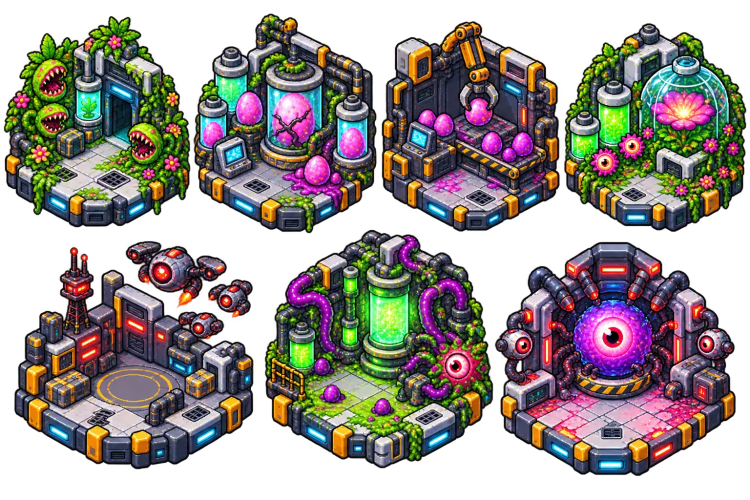
#> input picture tools/worlds_9_15_ref.webp, 1500 x 1000 px, given in place of world_select_ref.webp, which was not available (shown at 1/2 size)
$ python make_world_select_assets.py
#> lines starting #> are read from the running program, lines starting #| are printed output that depends on the picture; after the words box and inside, x2 and y2 are one past the last pixel; in counts of white or black regions, pixels touching at a corner belong together; pictures that were not available may be replaced by others from this repository, and a replacement may not be noted
"""Builds the world-select screen assets from tools/world_select_ref.webp (941x1672).

Usage: python tools/make_world_select_assets.py
- assets/ui/world/bg.webp: the art with every live value erased (name, level, the
  three counters, the world title, "Longest Survived", the painted START button
  and chest label and the badges / locks of the nav slots that are redrawn in code).
- assets/ui/world/btn_<name>.png: crops for the pressable parts.
- assets/ui/world/world_<n>.png: the isometric picture of each world. World 1 is cut
  out of the art (grabCut) and then removed from bg.webp (the sky behind it is
  rebuilt), so every world picture sits on empty space; the others come from their
  own paintings (WORLD_PICS) or, until they have one, a recoloured world 1 (WORLD_TINTS).
Rects are mirrored in scripts/world_select.gd (BUTTONS / WORLD_RECT).
"""
import os

import cv2
import numpy as np
from PIL import Image

HERE = os.path.dirname(os.path.abspath(__file__))
OUT = os.path.join(HERE, "..", "assets", "ui", "world")

BUTTONS = {
    "menu": (22, 166, 130, 274),
    "start": (212, 1222, 732, 1407),  # START_PIC, placed here (not cropped from the art)
    "chest": (367, 995, 561, 1145),   # CHEST_PIC
    "shop": (8, 1478, 178, 1665),
    "gear": (182, 1478, 352, 1665),
    "battle": (358, 1458, 585, 1662),
    "talents": (590, 1478, 765, 1665),
    "lab": (770, 1478, 935, 1665),
    "plus_power": (498, 34, 540, 76),
    "plus_gems": (688, 34, 730, 76),
    "plus_coins": (882, 34, 924, 76),
}
WORLD_RECT = (118, 398, 858, 1012)

# painted over by interpolating each row between its left and right edge
ERASE = [
    (120, 22, 300, 62),      # player name
    (120, 64, 200, 100),     # "Lv. 12"
    (208, 75, 321, 92),      # level bar fill
    (408, 36, 492, 74),      # energy count
    (612, 36, 680, 74),      # gem count
    (800, 36, 876, 74),      # coin count
    (270, 342, 672, 382),    # "Longest Survived: 2m 16s"
    (222, 1196, 722, 1432),  # the painted START button (replaced by START_PIC)
    (380, 1128, 566, 1184),  # "Ch. Chest" label (the new chest is drawn over the old one)
    (40, 1502, 150, 1630),   # shop: lock + label
    (212, 1502, 324, 1630),  # heroes: lock + label
    (872, 1470, 922, 1512),  # lab badge
    (96, 158, 136, 196),     # menu badge
]
# own art for two buttons: a plain PLAY button and the chest (transparent images in tools/)
START_PIC = "start_play_ref.webp"
CHEST_PIC = "chest_ref.png"
# the world title is cut out of textured space: inpainted from its surroundings
TITLE = (168, 186, 796, 289)
# recolour of the world-1 picture for the worlds that have no painting yet:
# hue shift (degrees on OpenCV's 0-180 scale) and saturation / value gain
WORLD_TINTS = {}  # e.g. {n: (hue, sat, val)} recolours world 1 for a world without art
# worlds with their own painting (transparent png/webp in tools/)
WORLD_PICS = {2: "world2_ref.webp", 3: "world3_ref.webp", 4: "world4_ref.webp", 5: "world5_ref.webp", 6: "world6_ref.webp", 7: "world7_ref.webp", 8: "world8_ref.webp",
              # worlds still to be built (WorldData.UPCOMING); cut from tools/worlds_9_15_ref.webp by cut_world_icons.py
              **{n: "world%d_ref.webp" % n for n in range(9, 16)}}


def erase(a, box):
    x0, y0, x1, y1 = box
    for y in range(y0, y1):
        left = a[y, x0 - 1].astype(float)
        right = a[y, x1].astype(float)
        for x in range(x0, x1):
            k = (x - x0) / float(x1 - x0)
            a[y, x] = (left * (1 - k) + right * k).astype(np.uint8)


# [61 lines left out: functions button_picture, erase_title, clear_world, own_picture, not called in this run]


def save_pic(rgba, path):
    """World picture as a 256-colour palette PNG (alpha kept): ~5x smaller than RGBA."""
    Image.fromarray(rgba).quantize(256, method=Image.Quantize.FASTOCTREE, dither=Image.Dither.NONE).save(path, optimize=True)


# [40 lines left out: functions cut_world, tint, not called in this run]


def main():
    os.makedirs(OUT, exist_ok=True)
    src = Image.open(os.path.join(HERE, "world_select_ref.webp")).convert("RGB")
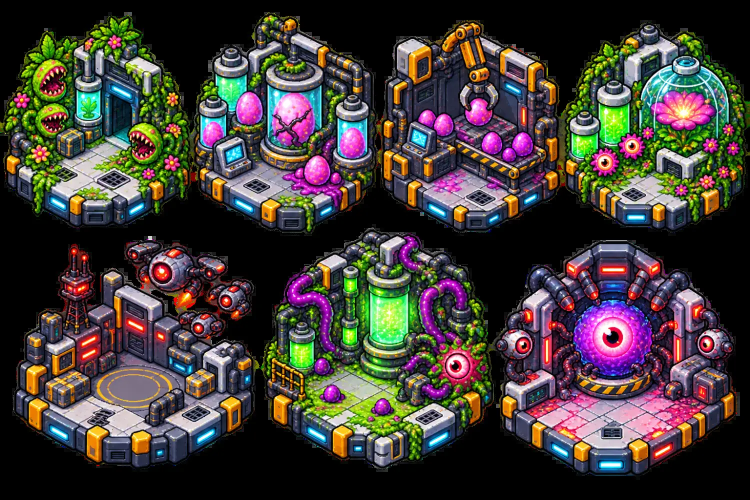
#> src: PIL image 1500x1000 RGB (shown at 1/2 size); mean R, G, B 67.6, 60.5, 56.7
    a = np.asarray(src).copy()
    for box in ERASE:
        erase(a, box)
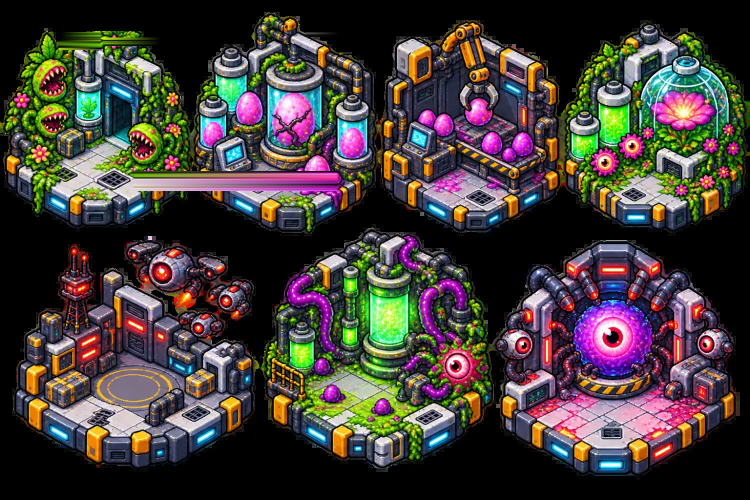
#> a: shape (1000, 1500, 3) (shown at 1/2 size); 1.66% of pixels changed, all inside (x1, y1, x2, y2) = (120, 22, 876, 382)
    erase_title(a)
    world = cut_world(src)
    a = clear_world(a, world[:, :, 3])
    clean = Image.fromarray(a)
    clean.save(os.path.join(OUT, "bg.webp"), quality=92)
    own = {"start": START_PIC, "chest": CHEST_PIC}
    for name, box in BUTTONS.items():
        if name in own:
            button_picture(own[name], box).save(os.path.join(OUT, f"btn_{name}.png"))
        else:
            clean.crop(box).save(os.path.join(OUT, f"btn_{name}.png"))
    Image.fromarray(world).save(os.path.join(OUT, "world_1.png"))
    for n, (h, s, v) in WORLD_TINTS.items():
        Image.fromarray(tint(world, h, s, v)).save(os.path.join(OUT, f"world_{n}.png"))
    for n, name in WORLD_PICS.items():
        save_pic(own_picture(name), os.path.join(OUT, f"world_{n}.png"))
    print("ok", list(BUTTONS), "worlds", 1 + len(WORLD_TINTS) + len(WORLD_PICS))


if __name__ == "__main__":
#> (the run stopped early here; a loop or call above may not have finished)

$ run again, on tools/arena3_ref.webp
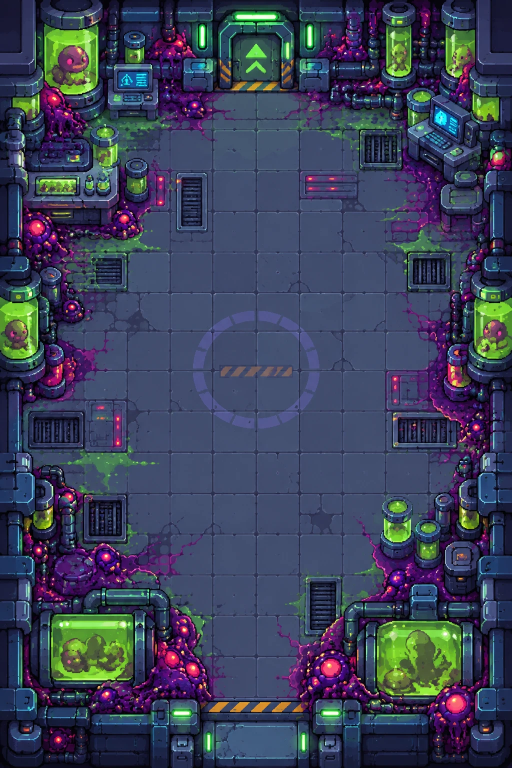
#> input picture tools/arena3_ref.webp, 1024 x 1536 px, given in place of world_select_ref.webp, which was not available (shown at 1/2 size)
#> in main, src is the input picture: PIL image 1024x1536 RGB; mean R, G, B 58.8, 65.5, 88.9
#> after the loop in main, `for box in ERASE:`:
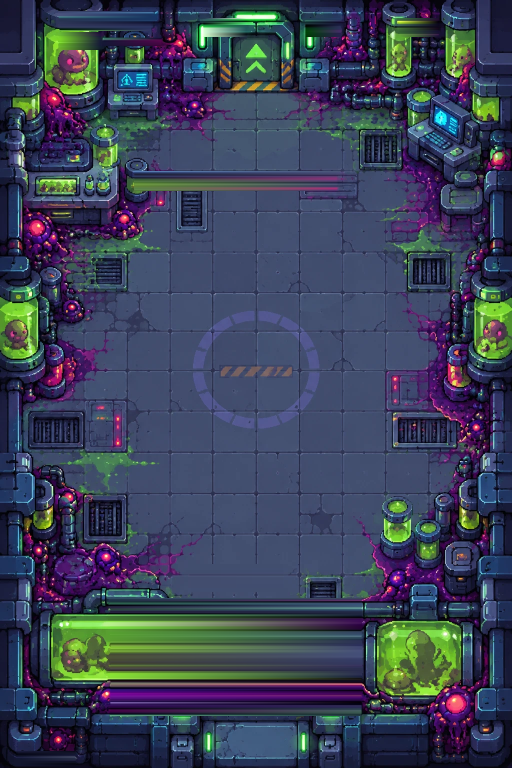
#> a: shape (1536, 1024, 3) (shown at 1/2 size); 10.69% of pixels changed, all inside (x1, y1, x2, y2) = (40, 22, 876, 1536)

$ run again, on tools/armory_catalog_ref.webp
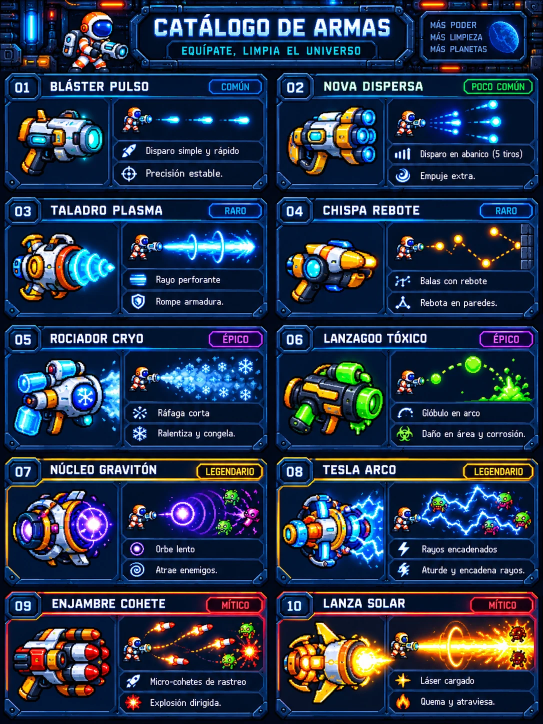
#> input picture tools/armory_catalog_ref.webp, 1086 x 1448 px, given in place of world_select_ref.webp, which was not available (shown at 1/2 size)
#> in main, src is the input picture: PIL image 1086x1448 RGB; mean R, G, B 37.8, 51.6, 75.8
#> after the loop in main, `for box in ERASE:`:
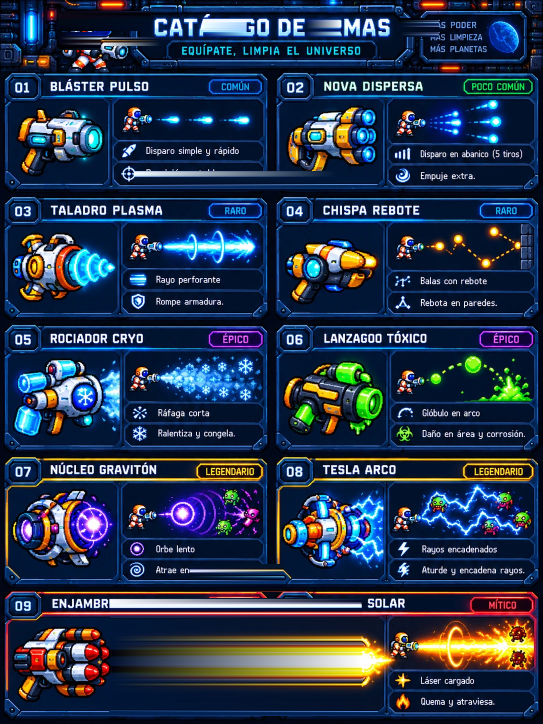
#> a: shape (1448, 1086, 3) (shown at 1/2 size); 10.47% of pixels changed, all inside (x1, y1, x2, y2) = (120, 22, 876, 1432)
